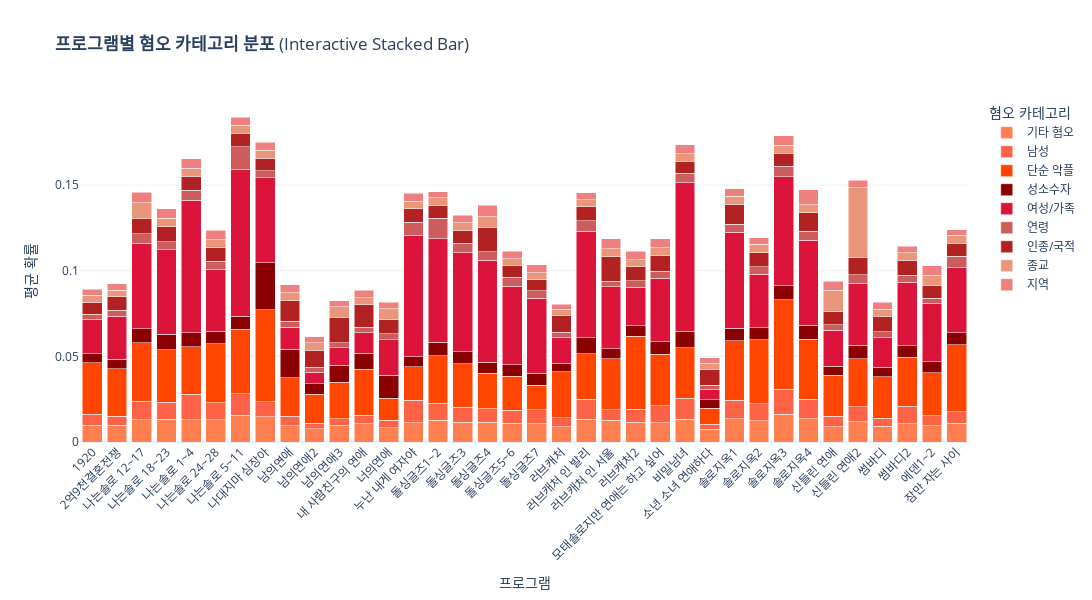

This figure's notebook cell:
### Markdown cell above
## 10. 인터랙티브 시각화 (Plotly)

### 10.1 프로그램별 혐오 카테고리 분포 (스택 바)

### Code cell
# Plotly 설정
pio.templates.default = "plotly_white"

# 프로그램별 혐오 카테고리 분포 데이터 준비
program_melted = program_df.melt(
    id_vars=['program'], 
    value_vars=[col for col in program_df.columns if col.startswith('avg_prob_') and col != 'avg_prob_None'],
    var_name='Category', 
    value_name='Probability'
)
program_melted['Category'] = program_melted['Category'].str.replace('avg_prob_', '')

# 색상 매핑 (혐오 카테고리별)
category_colors = {
    '여성/가족': '#DC143C',
    '단순 악플': '#FF4500',
    '남성': '#FF6347',
    '성소수자': '#8B0000',
    '인종/국적': '#B22222',
    '연령': '#CD5C5C',
    '지역': '#F08080',
    '종교': '#E9967A',
    '기타 혐오': '#FF7F50'
}

fig = px.bar(
    program_melted, 
    x='program', 
    y='Probability', 
    color='Category',
    title='<b>프로그램별 혐오 카테고리 분포</b> (Interactive Stacked Bar)',
    color_discrete_map=category_colors,
    hover_data={'Probability': ':.3f'},
    labels={'program': '프로그램', 'Probability': '평균 확률', 'Category': '혐오 카테고리'},
    height=600
)

fig.update_layout(
    xaxis_tickangle=-45,
    barmode='stack',
    legend_title_text='혐오 카테고리',
    width=1200
)

fig.show()
print("💡 인터랙티브 그래프: 확대/축소, 호버, 범례 클릭으로 카테고리 필터링 가능")

### Figure 1 — Plotly figure (JSON) as saved in the notebook; plotly's stock layout.template omitted (floating-point values rounded to 4 significant figures)
{"data": [{"hovertemplate": "혐오 카테고리=기타 혐오<br>프로그램=%{x}<br>평균 확률=%{y:.3f}<extra></extra>", "legendgroup": "기타 혐오", "marker": {"color": "#FF7F50", "pattern": {"shape": ""}}, "name": "기타 혐오", "orientation": "v", "showlegend": true, "textposition": "auto", "type": "bar", "x": ["1920", "2억9천결혼전쟁", "나는솔로 12~17", "나는솔로 18~23", "나는솔로 1~4", "나는솔로 24~28", "나는솔로 5~11", "나대지마 심장아", "남의연애", "남의연애2", "남의연애3", "내 사람친구의 연애", "너의연애", "누난 내게 여자야", "돌싱글즈1~2", "돌싱글즈3", "돌싱글즈4", "돌싱글즈5~6", "돌싱글즈7", "러브캐처", "러브캐처 인 발리", "러브캐처 인 서울", "러브캐처2", "모태솔로지만 연애는 하고 싶어", "비밀남녀", "소년 소녀 연애하다", "솔로지옥1", "솔로지옥2", "솔로지옥3", "솔로지옥4", "신들린 연애", "신들린 연애2", "썸바디", "썸바디2", "에덴1~2", "잠만 자는 사이"], "xaxis": "x", "y": [0.009742, 0.009706, 0.01292, 0.01327, 0.01298, 0.01299, 0.01548, 0.01469, 0.009489, 0.007647, 0.009925, 0.01054, 0.008287, 0.01137, 0.01271, 0.01167, 0.0115, 0.0109, 0.01057, 0.008862, 0.01324, 0.01262, 0.01154, 0.01127, 0.01334, 0.007451, 0.01356, 0.01241, 0.01632, 0.01364, 0.008948, 0.01185, 0.009175, 0.01078, 0.009533, 0.01097], "yaxis": "y"}, {"hovertemplate": "혐오 카테고리=남성<br>프로그램=%{x}<br>평균 확률=%{y:.3f}<extra></extra>", "legendgroup": "남성", "marker": {"color": "#FF6347", "pattern": {"shape": ""}}, "name": "남성", "orientation": "v", "showlegend": true, "textposition": "auto", "type": "bar", "x": ["1920", "2억9천결혼전쟁", "나는솔로 12~17", "나는솔로 18~23", "나는솔로 1~4", "나는솔로 24~28", "나는솔로 5~11", "나대지마 심장아", "남의연애", "남의연애2", "남의연애3", "내 사람친구의 연애", "너의연애", "누난 내게 여자야", "돌싱글즈1~2", "돌싱글즈3", "돌싱글즈4", "돌싱글즈5~6", "돌싱글즈7", "러브캐처", "러브캐처 인 발리", "러브캐처 인 서울", "러브캐처2", "모태솔로지만 연애는 하고 싶어", "비밀남녀", "소년 소녀 연애하다", "솔로지옥1", "솔로지옥2", "솔로지옥3", "솔로지옥4", "신들린 연애", "신들린 연애2", "썸바디", "썸바디2", "에덴1~2", "잠만 자는 사이"], "xaxis": "x", "y": [0.00647, 0.005268, 0.01096, 0.009899, 0.0148, 0.009845, 0.01262, 0.008887, 0.005642, 0.003303, 0.003617, 0.005029, 0.004384, 0.01306, 0.01005, 0.008611, 0.007922, 0.00755, 0.008314, 0.005274, 0.01188, 0.00613, 0.007524, 0.01001, 0.01211, 0.002844, 0.01085, 0.009913, 0.01446, 0.01121, 0.006217, 0.008831, 0.004784, 0.00997, 0.005844, 0.006812], "yaxis": "y"}, {"hovertemplate": "혐오 카테고리=단순 악플<br>프로그램=%{x}<br>평균 확률=%{y:.3f}<extra></extra>", "legendgroup": "단순 악플", "marker": {"color": "#FF4500", "pattern": {"shape": ""}}, "name": "단순 악플", "orientation": "v", "showlegend": true, "textposition": "auto", "type": "bar", "x": ["1920", "2억9천결혼전쟁", "나는솔로 12~17", "나는솔로 18~23", "나는솔로 1~4", "나는솔로 24~28", "나는솔로 5~11", "나대지마 심장아", "남의연애", "남의연애2", "남의연애3", "내 사람친구의 연애", "너의연애", "누난 내게 여자야", "돌싱글즈1~2", "돌싱글즈3", "돌싱글즈4", "돌싱글즈5~6", "돌싱글즈7", "러브캐처", "러브캐처 인 발리", "러브캐처 인 서울", "러브캐처2", "모태솔로지만 연애는 하고 싶어", "비밀남녀", "소년 소녀 연애하다", "솔로지옥1", "솔로지옥2", "솔로지옥3", "솔로지옥4", "신들린 연애", "신들린 연애2", "썸바디", "썸바디2", "에덴1~2", "잠만 자는 사이"], "xaxis": "x", "y": [0.02995, 0.02789, 0.03422, 0.03062, 0.02788, 0.03454, 0.03788, 0.05366, 0.02254, 0.01696, 0.02139, 0.02693, 0.01289, 0.01946, 0.02749, 0.02556, 0.0208, 0.02008, 0.01433, 0.02699, 0.02634, 0.02981, 0.04273, 0.02987, 0.02962, 0.00948, 0.03478, 0.03741, 0.05233, 0.0352, 0.0238, 0.02806, 0.02418, 0.02873, 0.02504, 0.03912], "yaxis": "y"}, {"hovertemplate": "혐오 카테고리=성소수자<br>프로그램=%{x}<br>평균 확률=%{y:.3f}<extra></extra>", "legendgroup": "성소수자", "marker": {"color": "#8B0000", "pattern": {"shape": ""}}, "name": "성소수자", "orientation": "v", "showlegend": true, "textposition": "auto", "type": "bar", "x": ["1920", "2억9천결혼전쟁", "나는솔로 12~17", "나는솔로 18~23", "나는솔로 1~4", "나는솔로 24~28", "나는솔로 5~11", "나대지마 심장아", "남의연애", "남의연애2", "남의연애3", "내 사람친구의 연애", "너의연애", "누난 내게 여자야", "돌싱글즈1~2", "돌싱글즈3", "돌싱글즈4", "돌싱글즈5~6", "돌싱글즈7", "러브캐처", "러브캐처 인 발리", "러브캐처 인 서울", "러브캐처2", "모태솔로지만 연애는 하고 싶어", "비밀남녀", "소년 소녀 연애하다", "솔로지옥1", "솔로지옥2", "솔로지옥3", "솔로지옥4", "신들린 연애", "신들린 연애2", "썸바디", "썸바디2", "에덴1~2", "잠만 자는 사이"], "xaxis": "x", "y": [0.005384, 0.005553, 0.008165, 0.009028, 0.008214, 0.007359, 0.007525, 0.02745, 0.01643, 0.006072, 0.009775, 0.009296, 0.01338, 0.005823, 0.008091, 0.006922, 0.006403, 0.006695, 0.00708, 0.004978, 0.009413, 0.005918, 0.006064, 0.007274, 0.009634, 0.004986, 0.007282, 0.006976, 0.008171, 0.008094, 0.005202, 0.007908, 0.005377, 0.006642, 0.006338, 0.006966], "yaxis": "y"}, {"hovertemplate": "혐오 카테고리=여성/가족<br>프로그램=%{x}<br>평균 확률=%{y:.3f}<extra></extra>", "legendgroup": "여성/가족", "marker": {"color": "#DC143C", "pattern": {"shape": ""}}, "name": "여성/가족", "orientation": "v", "showlegend": true, "textposition": "auto", "type": "bar", "x": ["1920", "2억9천결혼전쟁", "나는솔로 12~17", "나는솔로 18~23", "나는솔로 1~4", "나는솔로 24~28", "나는솔로 5~11", "나대지마 심장아", "남의연애", "남의연애2", "남의연애3", "내 사람친구의 연애", "너의연애", "누난 내게 여자야", "돌싱글즈1~2", "돌싱글즈3", "돌싱글즈4", "돌싱글즈5~6", "돌싱글즈7", "러브캐처", "러브캐처 인 발리", "러브캐처 인 서울", "러브캐처2", "모태솔로지만 연애는 하고 싶어", "비밀남녀", "소년 소녀 연애하다", "솔로지옥1", "솔로지옥2", "솔로지옥3", "솔로지옥4", "신들린 연애", "신들린 연애2", "썸바디", "썸바디2", "에덴1~2", "잠만 자는 사이"], "xaxis": "x", "y": [0.01975, 0.02515, 0.04969, 0.04957, 0.0774, 0.03606, 0.0859, 0.04973, 0.01279, 0.006843, 0.01043, 0.01212, 0.02075, 0.07109, 0.0603, 0.05786, 0.05942, 0.04579, 0.04368, 0.01519, 0.06221, 0.03614, 0.02247, 0.03728, 0.0867, 0.005828, 0.05604, 0.03141, 0.06372, 0.04959, 0.02106, 0.03595, 0.01734, 0.03711, 0.03386, 0.03795], "yaxis": "y"}, {"hovertemplate": "혐오 카테고리=연령<br>프로그램=%{x}<br>평균 확률=%{y:.3f}<extra></extra>", "legendgroup": "연령", "marker": {"color": "#CD5C5C", "pattern": {"shape": ""}}, "name": "연령", "orientation": "v", "showlegend": true, "textposition": "auto", "type": "bar", "x": ["1920", "2억9천결혼전쟁", "나는솔로 12~17", "나는솔로 18~23", "나는솔로 1~4", "나는솔로 24~28", "나는솔로 5~11", "나대지마 심장아", "남의연애", "남의연애2", "남의연애3", "내 사람친구의 연애", "너의연애", "누난 내게 여자야", "돌싱글즈1~2", "돌싱글즈3", "돌싱글즈4", "돌싱글즈5~6", "돌싱글즈7", "러브캐처", "러브캐처 인 발리", "러브캐처 인 서울", "러브캐처2", "모태솔로지만 연애는 하고 싶어", "비밀남녀", "소년 소녀 연애하다", "솔로지옥1", "솔로지옥2", "솔로지옥3", "솔로지옥4", "신들린 연애", "신들린 연애2", "썸바디", "썸바디2", "에덴1~2", "잠만 자는 사이"], "xaxis": "x", "y": [0.003296, 0.003493, 0.00554, 0.004591, 0.0057, 0.004775, 0.01293, 0.004023, 0.003496, 0.002758, 0.002835, 0.002978, 0.003539, 0.007613, 0.01205, 0.005383, 0.005064, 0.005226, 0.004248, 0.002879, 0.006123, 0.003291, 0.003847, 0.004012, 0.005504, 0.002619, 0.00469, 0.004292, 0.006041, 0.005317, 0.003385, 0.005, 0.003391, 0.004169, 0.003485, 0.006768], "yaxis": "y"}, {"hovertemplate": "혐오 카테고리=인종/국적<br>프로그램=%{x}<br>평균 확률=%{y:.3f}<extra></extra>", "legendgroup": "인종/국적", "marker": {"color": "#B22222", "pattern": {"shape": ""}}, "name": "인종/국적", "orientation": "v", "showlegend": true, "textposition": "auto", "type": "bar", "x": ["1920", "2억9천결혼전쟁", "나는솔로 12~17", "나는솔로 18~23", "나는솔로 1~4", "나는솔로 24~28", "나는솔로 5~11", "나대지마 심장아", "남의연애", "남의연애2", "남의연애3", "내 사람친구의 연애", "너의연애", "누난 내게 여자야", "돌싱글즈1~2", "돌싱글즈3", "돌싱글즈4", "돌싱글즈5~6", "돌싱글즈7", "러브캐처", "러브캐처 인 발리", "러브캐처 인 서울", "러브캐처2", "모태솔로지만 연애는 하고 싶어", "비밀남녀", "소년 소녀 연애하다", "솔로지옥1", "솔로지옥2", "솔로지옥3", "솔로지옥4", "신들린 연애", "신들린 연애2", "썸바디", "썸바디2", "에덴1~2", "잠만 자는 사이"], "xaxis": "x", "y": [0.007085, 0.007725, 0.008998, 0.008769, 0.008136, 0.008025, 0.007982, 0.007405, 0.01218, 0.01006, 0.015, 0.01347, 0.008027, 0.00791, 0.007225, 0.007366, 0.01401, 0.006724, 0.00667, 0.009439, 0.008084, 0.01422, 0.008159, 0.009297, 0.0072, 0.009012, 0.01154, 0.008194, 0.007648, 0.01098, 0.007392, 0.01016, 0.009171, 0.008778, 0.007499, 0.007457], "yaxis": "y"}, {"hovertemplate": "혐오 카테고리=종교<br>프로그램=%{x}<br>평균 확률=%{y:.3f}<extra></extra>", "legendgroup": "종교", "marker": {"color": "#E9967A", "pattern": {"shape": ""}}, "name": "종교", "orientation": "v", "showlegend": true, "textposition": "auto", "type": "bar", "x": ["1920", "2억9천결혼전쟁", "나는솔로 12~17", "나는솔로 18~23", "나는솔로 1~4", "나는솔로 24~28", "나는솔로 5~11", "나대지마 심장아", "남의연애", "남의연애2", "남의연애3", "내 사람친구의 연애", "너의연애", "누난 내게 여자야", "돌싱글즈1~2", "돌싱글즈3", "돌싱글즈4", "돌싱글즈5~6", "돌싱글즈7", "러브캐처", "러브캐처 인 발리", "러브캐처 인 서울", "러브캐처2", "모태솔로지만 연애는 하고 싶어", "비밀남녀", "소년 소녀 연애하다", "솔로지옥1", "솔로지옥2", "솔로지옥3", "솔로지옥4", "신들린 연애", "신들린 연애2", "썸바디", "썸바디2", "에덴1~2", "잠만 자는 사이"], "xaxis": "x", "y": [0.003966, 0.003908, 0.009253, 0.005036, 0.004729, 0.004474, 0.004715, 0.004678, 0.004718, 0.004282, 0.006152, 0.00376, 0.00653, 0.004314, 0.004596, 0.004559, 0.006516, 0.004033, 0.004071, 0.003818, 0.004231, 0.004689, 0.004161, 0.004499, 0.004345, 0.003777, 0.004761, 0.00484, 0.004671, 0.004474, 0.01265, 0.04071, 0.004162, 0.004349, 0.005666, 0.004566], "yaxis": "y"}, {"hovertemplate": "혐오 카테고리=지역<br>프로그램=%{x}<br>평균 확률=%{y:.3f}<extra></extra>", "legendgroup": "지역", "marker": {"color": "#F08080", "pattern": {"shape": ""}}, "name": "지역", "orientation": "v", "showlegend": true, "textposition": "auto", "type": "bar", "x": ["1920", "2억9천결혼전쟁", "나는솔로 12~17", "나는솔로 18~23", "나는솔로 1~4", "나는솔로 24~28", "나는솔로 5~11", "나대지마 심장아", "남의연애", "남의연애2", "남의연애3", "내 사람친구의 연애", "너의연애", "누난 내게 여자야", "돌싱글즈1~2", "돌싱글즈3", "돌싱글즈4", "돌싱글즈5~6", "돌싱글즈7", "러브캐처", "러브캐처 인 발리", "러브캐처 인 서울", "러브캐처2", "모태솔로지만 연애는 하고 싶어", "비밀남녀", "소년 소녀 연애하다", "솔로지옥1", "솔로지옥2", "솔로지옥3", "솔로지옥4", "신들린 연애", "신들린 연애2", "썸바디", "썸바디2", "에덴1~2", "잠만 자는 사이"], "xaxis": "x", "y": [0.003651, 0.003804, 0.006082, 0.005513, 0.005694, 0.005679, 0.004715, 0.004398, 0.004479, 0.003566, 0.003466, 0.004513, 0.00378, 0.004599, 0.003711, 0.004585, 0.00657, 0.004287, 0.004561, 0.003068, 0.004164, 0.00582, 0.004829, 0.005142, 0.005102, 0.003225, 0.004269, 0.003872, 0.005488, 0.00894, 0.005187, 0.004348, 0.004067, 0.003853, 0.005575, 0.003441], "yaxis": "y"}], "layout": {"barmode": "stack", "height": 600, "legend": {"title": {"text": "혐오 카테고리"}, "tracegroupgap": 0}, "title": {"text": "<b>프로그램별 혐오 카테고리 분포</b> (Interactive Stacked Bar)"}, "width": 1200, "xaxis": {"anchor": "y", "domain": [0, 1], "tickangle": -45, "title": {"text": "프로그램"}}, "yaxis": {"anchor": "x", "domain": [0, 1], "title": {"text": "평균 확률"}}}}
